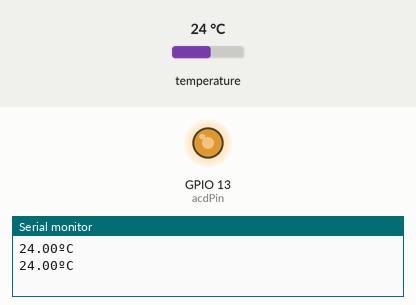
A sketch run on a simulated ESP32. Parts: output pins drawn as LEDs (lit = HIGH), the last lines printed to the serial monitor. Inputs (shaded band) come from the test bench; at power-on: temperature 24 °C.

Above: at 3.3 s.
3.4 s: temperature set to 12 °C
6.8 s: temperature set to 28 °C
At 10.0 s:
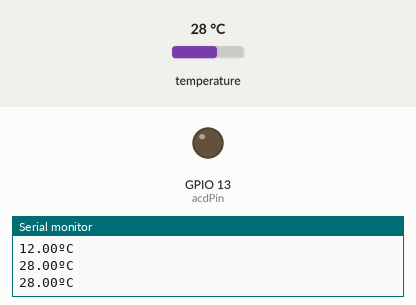
12.1 s: temperature set to 19 °C
At 15.0 s:
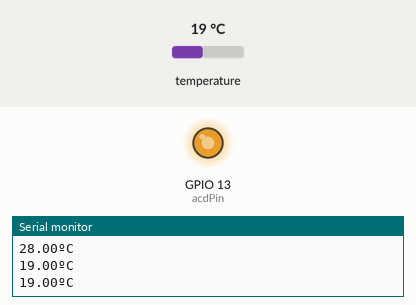
15.6 s: temperature set to 33 °C
At 18.7 s:
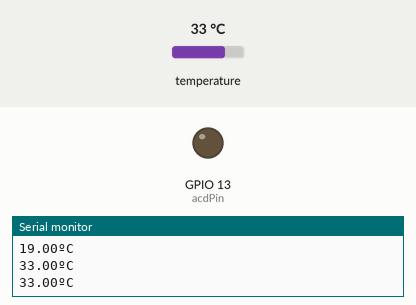
Timing chart, 0 to 20.1 s (numbered marks = the images above; inputs shaded):
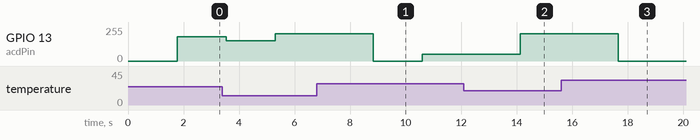

Measured:
- after the input at 6.8 s, GPIO 13 (acdPin): 204/255 → 0/255 after 2.0 s, → 51/255 1.8 s later
- after the input at 12.1 s, GPIO 13 (acdPin): 51/255 → 204/255 after 2.0 s
- after the input at 15.6 s, GPIO 13 (acdPin): 204/255 → 0/255 after 2.1 s

The sketch:

pid_suhu_esp32.ino
```cpp
#include <RBDdimmer.h>
#include <OneWire.h>
#include <DallasTemperature.h>

const int zeroCrossPin  = 12;
const int acdPin  = 13;
const int oneWireBus = 4;

OneWire oneWire(oneWireBus);

DallasTemperature sensors(&oneWire);

dimmerLamp acd(acdPin,zeroCrossPin);

float error, eprev, eprev_2;
float I, prevI;
float U;
double setpoint = 30;
double kp = 10;
double ki = 0;
double kd = 2;
float suhu= 0;
int ts = 20;


void setup() {
  // put your setup code here, to run once:
  Serial.begin(115200);
  acd.begin(NORMAL_MODE, ON);
  sensors.begin();

}

void loop() {
  // put your main code here, to run repeatedly:
  sensor();
  pid();
}

void sensor(){

  sensors.requestTemperatures();
  suhu = sensors.getTempCByIndex(0);
  Serial.print(suhu);
  Serial.println("ºC");
  delay(1000);
}
void pid(){

   error = setpoint - suhu;
   I = prevI + ki*((ts/2)*(error + 2*eprev + eprev));
   U = kp*error + I + kd*(error-eprev);

   if(U > 80){
      U = 80;
    } else if(U < 0){
      U = 0;
      } else {
        U = U;
        }

   prevI = I;
   eprev = error;
   eprev_2 = eprev;

   acd.setPower(U);


}
```
